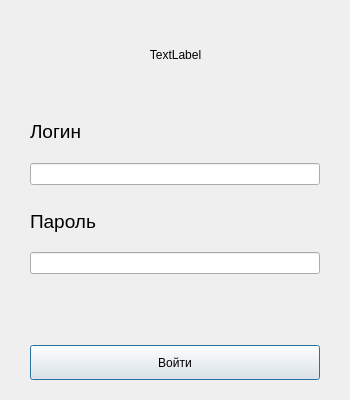
<?xml version="1.0" encoding="UTF-8"?>
<ui version="4.0">
 <class>AuthorizationDialog</class>
 <widget class="QDialog" name="AuthorizationDialog">
  <property name="geometry">
   <rect>
    <x>0</x>
    <y>0</y>
    <width>350</width>
    <height>400</height>
   </rect>
  </property>
  <property name="sizePolicy">
   <sizepolicy hsizetype="Fixed" vsizetype="Fixed">
    <horstretch>0</horstretch>
    <verstretch>0</verstretch>
   </sizepolicy>
  </property>
  <property name="windowTitle">
   <string>Dialog</string>
  </property>
  <layout class="QVBoxLayout" name="verticalLayout">
   <property name="leftMargin">
    <number>30</number>
   </property>
   <property name="topMargin">
    <number>20</number>
   </property>
   <property name="rightMargin">
    <number>30</number>
   </property>
   <property name="bottomMargin">
    <number>20</number>
   </property>
   <item>
    <layout class="QHBoxLayout" name="horizontalLayout">
     <item>
      <spacer name="horizontalSpacer_2">
       <property name="orientation">
        <enum>Qt::Horizontal</enum>
       </property>
       <property name="sizeHint" stdset="0">
        <size>
         <width>40</width>
         <height>20</height>
        </size>
       </property>
      </spacer>
     </item>
     <item>
      <widget class="QLabel" name="l_logo">
       <property name="enabled">
        <bool>true</bool>
       </property>
       <property name="sizePolicy">
        <sizepolicy hsizetype="Fixed" vsizetype="Fixed">
         <horstretch>0</horstretch>
         <verstretch>0</verstretch>
        </sizepolicy>
       </property>
       <property name="minimumSize">
        <size>
         <width>175</width>
         <height>70</height>
        </size>
       </property>
       <property name="maximumSize">
        <size>
         <width>175</width>
         <height>70</height>
        </size>
       </property>
       <property name="layoutDirection">
        <enum>Qt::RightToLeft</enum>
       </property>
       <property name="text">
        <string>TextLabel</string>
       </property>
       <property name="scaledContents">
        <bool>false</bool>
       </property>
       <property name="alignment">
        <set>Qt::AlignCenter</set>
       </property>
      </widget>
     </item>
     <item>
      <spacer name="horizontalSpacer">
       <property name="orientation">
        <enum>Qt::Horizontal</enum>
       </property>
       <property name="sizeHint" stdset="0">
        <size>
         <width>40</width>
         <height>20</height>
        </size>
       </property>
      </spacer>
     </item>
    </layout>
   </item>
   <item>
    <spacer name="verticalSpacer">
     <property name="orientation">
      <enum>Qt::Vertical</enum>
     </property>
     <property name="sizeType">
      <enum>QSizePolicy::Fixed</enum>
     </property>
     <property name="sizeHint" stdset="0">
      <size>
       <width>20</width>
       <height>10</height>
      </size>
     </property>
    </spacer>
   </item>
   <item>
    <widget class="QLabel" name="l_login">
     <property name="font">
      <font>
       <pointsize>14</pointsize>
      </font>
     </property>
     <property name="text">
      <string>Логин</string>
     </property>
    </widget>
   </item>
   <item>
    <widget class="QLineEdit" name="le_login"/>
   </item>
   <item>
    <spacer name="verticalSpacer_2">
     <property name="orientation">
      <enum>Qt::Vertical</enum>
     </property>
     <property name="sizeType">
      <enum>QSizePolicy::Fixed</enum>
     </property>
     <property name="sizeHint" stdset="0">
      <size>
       <width>20</width>
       <height>5</height>
      </size>
     </property>
    </spacer>
   </item>
   <item>
    <widget class="QLabel" name="l_password">
     <property name="font">
      <font>
       <pointsize>14</pointsize>
      </font>
     </property>
     <property name="text">
      <string>Пароль</string>
     </property>
    </widget>
   </item>
   <item>
    <widget class="QLineEdit" name="le_password"/>
   </item>
   <item>
    <spacer name="vs_middle">
     <property name="orientation">
      <enum>Qt::Vertical</enum>
     </property>
     <property name="sizeType">
      <enum>QSizePolicy::Fixed</enum>
     </property>
     <property name="sizeHint" stdset="0">
      <size>
       <width>20</width>
       <height>65</height>
      </size>
     </property>
    </spacer>
   </item>
   <item>
    <widget class="QPushButton" name="pb_accept">
     <property name="minimumSize">
      <size>
       <width>0</width>
       <height>35</height>
      </size>
     </property>
     <property name="maximumSize">
      <size>
       <width>16777215</width>
       <height>35</height>
      </size>
     </property>
     <property name="text">
      <string>Войти</string>
     </property>
    </widget>
   </item>
  </layout>
 </widget>
 <resources/>
 <connections/>
</ui>
